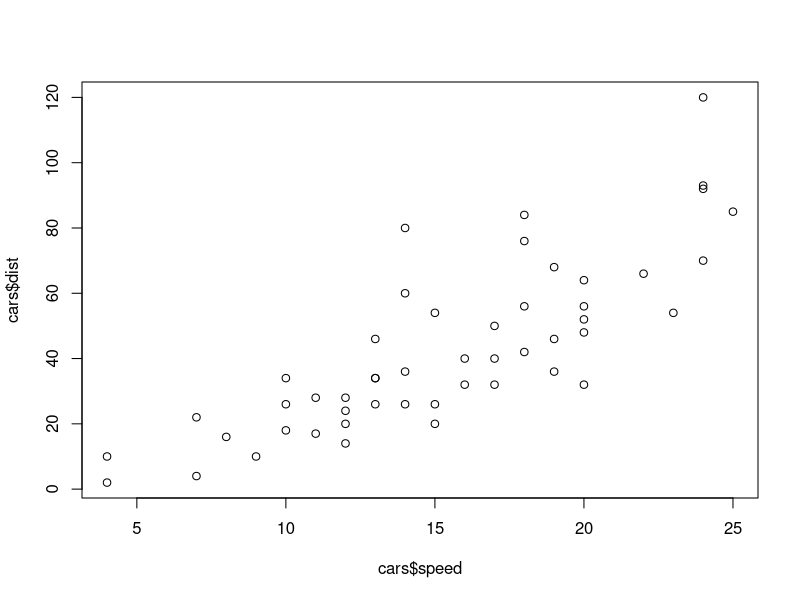
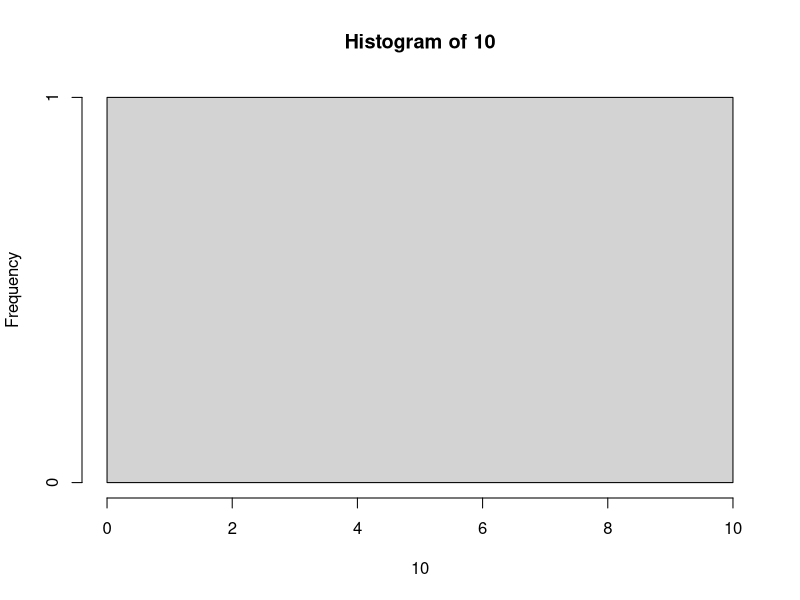

Write the R code that produced these figures, in order.
## ---- chunk 1
plot(cars$speed, cars$dist)
## ---- chunk 2
hist(10)

